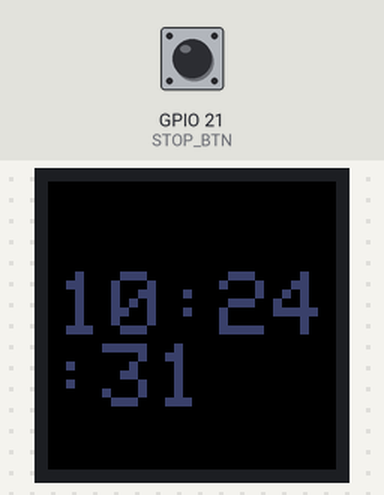
A sketch run on a simulated ESP32. Shown: 32×32 colour display. The inputs (shaded band) are chosen by the test bench; at power-on: GPIO 21 (STOP_BTN) LOW. WiFi joins after 1.5 s; servers stay silent unless stated; the local clock reads 2024-03-15 10:24:30 at power-on unless the sketch sets it; storage starts empty; random numbers use the default seed unless the sketch sets one; no radio packets arrive unless stated; what the sketch prints to the serial monitor is not drawn.

Above: at 1.6 s.
At 4.54 s:
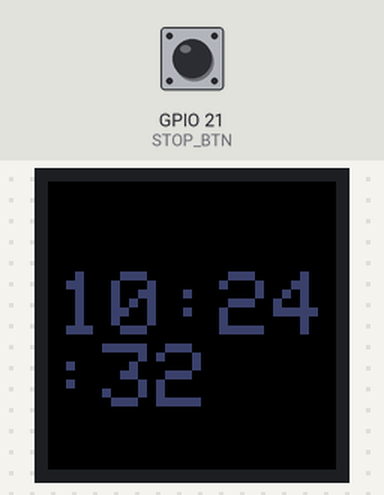

Measured:
- what the display in image 0 shows lasts 3.0 s, from 1.5 s to 4.5 s

The sketch:

wakey.ino
```cpp
#include <Adafruit_GFX.h>
#include <Adafruit_GrayOLED.h>
#include <gfxfont.h>
#include <PxMatrix.h>
#include <WiFi.h>
#include <Arduino.h>
#include <FS.h>
#include <SPIFFS.h>
#include <SPI.h>
#include <RF24.h>

// Time API Setup
const char* ssid       = "DukeVisitor";
const char* password   = "";
const char* ntpServer = "pool.ntp.org";
const long  gmtOffset_sec = -18000; // Eastern Standard Time
const int   daylightOffset_sec = 3600; // observes daylight savings
char the_time[10];
volatile int minute;
volatile int hour;
volatile int second;

// ISR Flags
volatile bool displayFlag = false;
volatile bool secondFlag = false;
volatile bool stopFlag = false;

// LED Matrix Display Pins
#define P_LAT 12
#define P_A 32
#define P_B 33
#define P_C 26
#define P_D 27
#define P_OE 22
#define RANDOM_PIN 34

// Speaker
#define DAC_OUT 25

// #define TIMING_PIN 5
#define STOP_BTN 21

// Receiver/Transmitter
#define CE 2
#define CSN 5
#define CLK 18
#define MOSI 23
#define MISO 19

SPIClass customSPI (VSPI);
RF24 radio(CE, CSN);

const uint64_t peripheralAddress = 0xF0F0F0F0E1LL; // Peripheral's listening address
const uint64_t hubAddress = 0xF0F0F0F0D2LL; // Address to send responses to the hub
void rxSetup();
void send_message();
void receive_message();

PxMATRIX display(32, 32, P_LAT, P_OE, P_A, P_B, P_C, P_D);

// Time Setup
hw_timer_t *displayTimer = NULL;
hw_timer_t *clockTimer = NULL;
hw_timer_t *sampleTimer = NULL;

#define BUFFER_SIZE 1024

File audioFile;
char *playing_buf;
char *filling_buf;
char *tmp;
int playing_buf_size = 0;
int filling_buf_size = 0;
int playing_idx = 0;
int sample;
int repeatCount;

// alarm time format: hhhh mmmm mmmm a000
// e.g. 7:15am        0111 0000 1111 1000
uint16_t alarm_time = 0xA148; // 10:20am
#define ALARM_MINUTE(alarm_time) (uint8_t)((alarm_time >> 4) & 0xFF)
#define ALARM_HOUR(alarm_time) (uint8_t)((alarm_time >> 12) & 0xF)
#define ALARM_ALARM_AM(alarm_time) (uint8_t)((alarm_time >> 3) & 1);

bool checkAlarmTime();
void formatTime();
void playWAV(String fileName);
void fillBuffer();
void switchBuffers();
void triggerAlarm(String fileName, int repeats);
void stopAlarm();
void repeatAlarm();

bool checkAlarmTime()
{
  if(ALARM_MINUTE(alarm_time) == minute)
  {
    if(ALARM_HOUR(alarm_time) == hour)
    {
      // todo: add am/pm
      return true;
    }
  }
  return false;
}

uint16_t randomColor()
{
  return random(65535);
}

void IRAM_ATTR isr_stop_pressed()
{
  stopFlag = true;
}

void IRAM_ATTR isr_display_updater()
{
  displayFlag = true;
}

void IRAM_ATTR isr_second_passed()
{
  secondFlag = true;
}

void IRAM_ATTR isr_play_sample()
{
  dacWrite(DAC_OUT, playing_buf[playing_idx]);
  playing_idx++;
  if(playing_idx == playing_buf_size)
  {
    switchBuffers();
  }
}

void setup()
{
  Serial.begin(115200);

  // Enable button interrupt
  pinMode(STOP_BTN, INPUT);
  attachInterrupt(STOP_BTN, isr_stop_pressed, RISING);

  // connect to WiFi
  Serial.printf("Connecting to %s ", ssid);
  WiFi.begin(ssid, password);
  while (WiFi.status() != WL_CONNECTED) {
      delay(500);
      Serial.print(".");
  }
  Serial.println(" CONNECTED");

  // Initialize Time API
  configTime(gmtOffset_sec, daylightOffset_sec, ntpServer);

  // initialize random seed to disconnected analog pin input
  pinMode(RANDOM_PIN, INPUT);
  randomSeed(analogRead(RANDOM_PIN));

  display.begin(16);
  display.flushDisplay();

  displayTimer = timerBegin(1000000);
  timerAttachInterrupt(displayTimer, &isr_display_updater);
  timerAlarm(displayTimer, 5000, true, 0);

  clockTimer = timerBegin(1000000);
  timerAttachInterrupt(clockTimer, &isr_second_passed);
  timerAlarm(clockTimer, 1000000, true, 0);

  display.setTextColor(randomColor());
  display.setTextSize(1);

  struct tm timeinfo;
  if(!getLocalTime(&timeinfo))
  {
    Serial.println("Failed to obtain time");
    return;
  }

  // grab time from API
  minute = timeinfo.tm_min;
  hour = timeinfo.tm_hour % 12;
  if(hour == 0)
  {
    hour = 12;
  }
  second = timeinfo.tm_sec;

  formatTime();
  display.clearDisplay();
  display.print(the_time);

  // Initialize SPIFFS
  if (!SPIFFS.begin(true)) {
    Serial.println("SPIFFS mount failed");
    delay(3000);
    return;
  }

  playing_buf = (char *)malloc(BUFFER_SIZE);
  filling_buf = (char *)malloc(BUFFER_SIZE);

  //Rx setup
  rxSetup();
  Serial.print("After rxSetup(), isChipConnected()? ");
  Serial.println(radio.isChipConnected());

  triggerAlarm("/wakeywakey.wav", 3);
}

void loop()
{
  if(displayFlag)
  {
    // digitalWrite(TIMING_PIN, 1);
    display.display(10);
    displayFlag = false;
    // digitalWrite(TIMING_PIN, 0);
  }
  if(secondFlag)
  {
    second++;
    display.clearDisplay();
    formatTime();
    display.print(the_time);
    secondFlag = false;
  }
  if(filling_buf_size == 0)
  {
    fillBuffer();
  }
  if(stopFlag)
  {
    stopAlarm();
    stopFlag = false;
  }
//  Serial.print("isChipConnected()? ");
//  Serial.println(radio.isChipConnected());
  receive_message();
}


void formatTime()
{
  if(second == 60)
  {
    second = 0;
    minute++;
    if(minute == 60)
    {
      minute = 0;
      hour++;
      if(hour == 13)
      {
        hour = 1;
      }
    }
  }

  // add leading zero for single digit minutes
  if(minute < 10)
  {
    sprintf(the_time, "%d:0%d:%d", hour, minute, second);
  }
  else
  {
    sprintf(the_time, "%d:%d:%d", hour, minute, second);
  }

  // adjust cursor based on hour digits
  if(hour > 9)
  {
    display.setCursor(1 , 10);
  }
  else
  {
    display.setCursor(5 , 10);
  }
}

void triggerAlarm(String fileName, int repeats)
{
  Serial.println("Alarm was triggered!");
  repeatCount = repeats - 1;
  playWAV(fileName);
}

void playWAV(String fileName)
{
  // Open the WAV file
  audioFile = SPIFFS.open(fileName, "r");
  if (!audioFile) {
    Serial.println("Failed to open file");
    delay(3000);
    return;
  }

  if(audioFile.available())
  {
    fillBuffer();
    switchBuffers();
    sampleTimer = timerBegin(1000000);
    timerAttachInterrupt(sampleTimer, &isr_play_sample);
    timerAlarm(sampleTimer, 62, true, 0); // 1/16000Hz = 62.5us
    Serial.println("WAV file playing");
  }

  audioFile.seek(44); // skip WAV header
}

void stopAlarm()
{
  timerDetachInterrupt(sampleTimer);
  audioFile.close();
  repeatCount = 0;
  filling_buf_size = -1;
  Serial.println("Alarm stopped.");
}

void repeatAlarm()
{
  if(repeatCount)
    {
      Serial.println("Repeating the alarm.");
      repeatCount--;
      audioFile.seek(44);
    }
    else
    {
      stopAlarm();
    }
}

void fillBuffer()
{
  Serial.println("fillBuffer");
  if(audioFile.available())
  {
    filling_buf_size = audioFile.readBytes(filling_buf, BUFFER_SIZE);
    Serial.println(filling_buf_size, DEC);
  }
  else
  {
    repeatAlarm();
  }
}

void IRAM_ATTR switchBuffers()
{
  playing_buf_size = filling_buf_size;
  filling_buf_size = 0;
  char *tmp = filling_buf;
  filling_buf = playing_buf;
  playing_buf = tmp;
  playing_idx = 0;
}

void receive_message()
{
  //SPI.beginTransaction(SPISettings(8000000, MSBFIRST, SPI_MODE0));
   if (radio.available())
   {
    Serial.println("radio.available() return true.");
    char receivedMessage[32] = "";
    radio.read(&receivedMessage, sizeof(receivedMessage));
    radio.stopListening();
    Serial.print("Message received: ");
    Serial.println(receivedMessage);
    radio.startListening();
    Serial.println(radio.isChipConnected());
   }
//   else
//   {
//    Serial.println("radio.available() returned false.");
//   }

    //SPI.endTransaction();  // End SPI transaction
    // Ensure the module remains in listening mode
    radio.startListening();

}

void send_message(){
  radio.stopListening();
  const char response[] = "Hello Hub";
  bool success = radio.write(&response, sizeof(response));

  if(success){
     Serial.println("Message sent successfully");
   }

  else{
     Serial.println("Message sending failed");
     delay(5);
   }
   radio.openReadingPipe(1,peripheralAddress);
   radio.startListening(); // Go back to listening mode
   Serial.println(radio.isChipConnected());
   delay(5);
}

void rxSetup()
{
  // RX/TX
  customSPI.begin(CLK, MISO, MOSI, CSN); // Ensure CSN is used here
  if (!radio.begin(&customSPI)) {
    Serial.println("Failed to initialize radio");
     while (1); // Halt if initialization fails
  }
  else
  {
    Serial.println("Radio is connected");
  }

 radio.setPALevel(RF24_PA_LOW);
 radio.setChannel(75);
 radio.openReadingPipe(1, peripheralAddress);
 radio.openWritingPipe(hubAddress); // Pipe for sending responses back to the hub
 radio.startListening();

 if (radio.isChipConnected())
 {
  Serial.println("Chip is connected.");
 }
 else
 {
  Serial.println("Chip is not connected");
 }
 delay(5);
}
```
